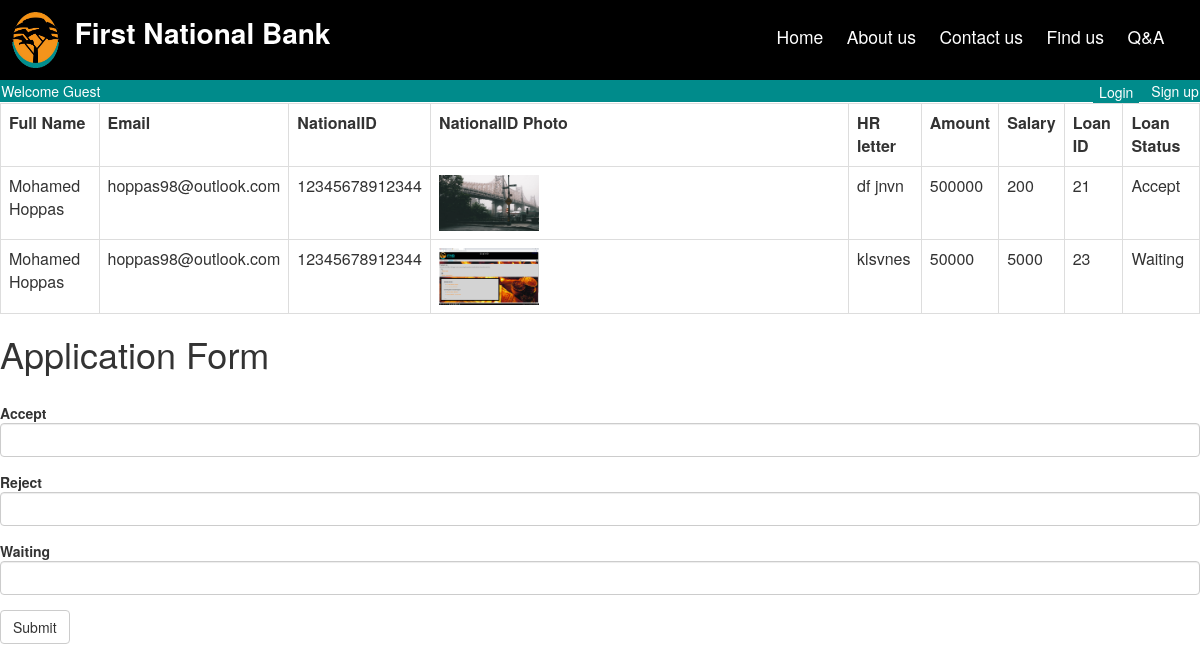
/displayLoan.php, run on an earlier commit of the app's database.
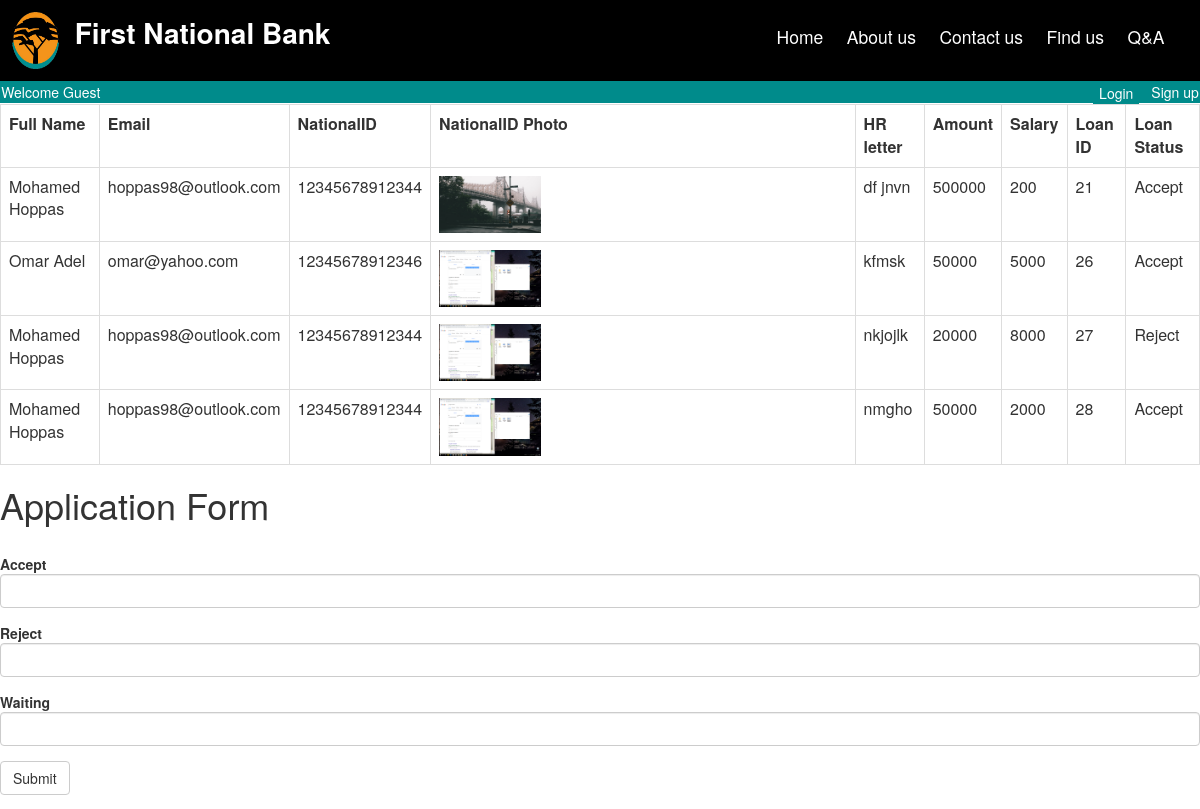
And on a later commit of the database.
### tables this page shows
CREATE TABLE `request_loan` (
  `FullName` varchar(50) NOT NULL,
  `Email` varchar(50) NOT NULL,
  `Mobile_Phone` varchar(11) NOT NULL,
  `National_ID` varchar(14) NOT NULL,
  `Address` varchar(100) NOT NULL,
  `Job` varchar(50) NOT NULL,
  `Loan_Status` varchar(50) NOT NULL,
  `Amount` varchar(6) NOT NULL,
  `Salary` varchar(7) NOT NULL,
  `HR_letter` text NOT NULL,
  `Request_Number` int(7) NOT NULL,
  `National_ID_Photo` varchar(200) NOT NULL
);

### displayLoan.php (the view, shortened to what this page needs)
<!DOCTYPE>
<?php
include "TopBar.php";
require "database.php"
?>
<html>
<head>
  <link rel="stylesheet" href="https://maxcdn.bootstrapcdn.com/bootstrap/3.4.1/css/bootstrap.min.css">
</head>
<body>
<table class='table table-bordered table-hover'>
<th>Full Name</th>
<th>Email</th>
<th>NationalID</th>
<th>NationalID Photo</th>
<th>HR letter</th>
<th>Amount</th>
<th>Salary</th>
<th>Loan ID</th>
<th>Loan Status</th>
<?php
$sql="SELECT * FROM request_loan";
$result=mysqli_query($conn,$sql);
if (mysqli_num_rows($result) > 0) {
    while($row = mysqli_fetch_array($result)) {
		echo "<tr>".
		"<td>". $row["FullName"]."</td>".
		"<td>".$row["Email"]."</td>".
		"<td>".$row["National_ID"]."</td>".
		"<td><img src='NationalIDs/".$row["National_ID_Photo"]."'width=25%; heigth=25%;>"."</td>".
		"<td>".$row["HR_letter"]."</td>".
		"<td>". $row["Amount"]."</td>".
		"<td>". $row["Salary"]."</td>".
		"<td>".$row["Request_Number"]."</td>".
		"<td>".$row["Loan_Status"]."</td>";
	}
}
?>
</table>
<div>
<h1>Application Form</h1>
<br>
<form method='post'>
<div class="form-group">
	<b>Accept</b>
	<input type='Number' name='Accept_tx' class="form-control">
</div>
<div class="form-group">
	<b>Reject</b>
	<input type='Number' name='Reject_tx'class="form-control">
</div>
<div class="form-group">
	<b>Waiting</b>
	<input type='Number' name='Waiting_tx'class="form-control">
</div>
	<input type='Submit' value='Submit' Name='Update' class="btn btn-default">
</form>
</div>
</body>
</html>

### TopBar.php (shortened to what this page needs)
<head>
</head>
<div class="topnav">
<img src="Pictures&Videos/Untitled-1.png" width=4% height=7%>
<?php
if(!empty($_SESSION['FullName']) && $_SESSION["Status"]=="Client")
{
	echo "<b  id='header'>First National Bank</b>";
	echo"<a href='../project_org/Q&A.php'>Q&A</a>";
	echo"<a href='../project_org/findUs.php'>Find us</a>";
	echo"<a href='../project_org/contactUs.php'>Contact us</a>";
	echo"<a href='../project_org/aboutUs.php'>About us</a>";
	echo"<a href='../project_org/RequestLoan.php'>Request Loan</a>";
	echo"<a href='../project_org/loan_History.php'>Loan History</a>";
	echo"<a href='../project_org/Profile.php'>Profile</a>";
	echo"<a href='../project_org/homePage.php'>Home</a>";
}
else{
	echo "<b  id='header'>First National Bank</b>";
	echo"<a href='../project_org/Q&A.php'>Q&A</a>";
	echo"<a href='../project_org/findUs.php'>Find us</a>";
	echo"<a href='../project_org/contactUs.php'>Contact us</a>";
	echo"<a href='../project_org/aboutUs.php'>About us</a>";
	echo"<a href='../project_org/homePage.php'>Home</a>";
}
?>
</div>
<div class="topnav2">
<?php
if(!empty($_SESSION['FullName'])){
	echo "Welcome ".$_SESSION['FullName'];
	echo"<a href='../project_org/deleteAccount.php'>Delete Account</a>";
	echo"<a href='../project_org/signOut.php'>Sign out</a>";
}
else{
	echo "Welcome Guest";
	echo"<a href='../project_org/signUp.php'>Sign up</a>";
	echo"<input type='button' value='Login' style='background-color:008b8b; cursor:pointer; border:none; color:white; float:right;' id='Login_Button' >";
}
?>
</div>

### TopBar.php (style rules this page uses)
h1 { margin-top:1%; margin-left: }
.topnav { background-color:black; color:white; padding: 1%; }
.topnav a { text-decoration:none; float:right; color:white; font-size: 125%; margin-right:2%; margin-top:1%; }
.topnav2 { background-color:008b8b; padding: 0.1% 0.1%; color:white; }
.topnav2 a { color:white; text-decoration:none; font-size:100%; margin-left:1%; float:right; }
#header { font-size:200%; color:white; margin-left:1%; }

What changed in the data, as far as the page shows it:
removed request_loan: FullName "Mohamed Hoppas", Email "hoppas98@outlook.com", National_ID "12345678912344", National_ID_Photo (picture), HR_letter "klsvnes", Amount "50000", Salary "5000", Request_Number "23", Loan_Status "Waiting"
added request_loan: FullName "Omar Adel", Email "omar@yahoo.com", National_ID "12345678912346", National_ID_Photo (picture), HR_letter "kfmsk", Amount "50000", Salary "5000", Request_Number "26", Loan_Status "Accept"
added request_loan: FullName "Mohamed Hoppas", Email "hoppas98@outlook.com", National_ID "12345678912344", National_ID_Photo (picture), HR_letter "nkjojlk", Amount "20000", Salary "8000", Request_Number "27", Loan_Status "Reject"
added request_loan: FullName "Mohamed Hoppas", Email "hoppas98@outlook.com", National_ID "12345678912344", National_ID_Photo (picture), HR_letter "nmgho", Amount "50000", Salary "2000", Request_Number "28", Loan_Status "Accept"
